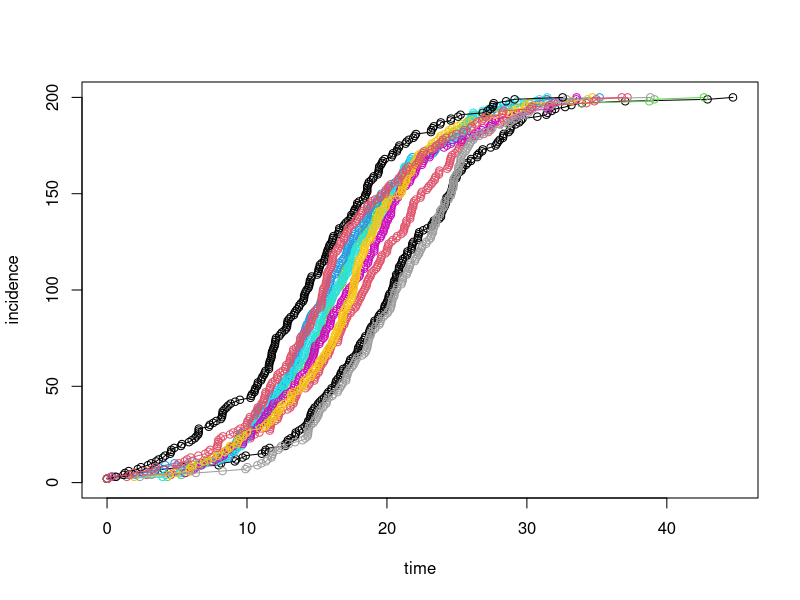
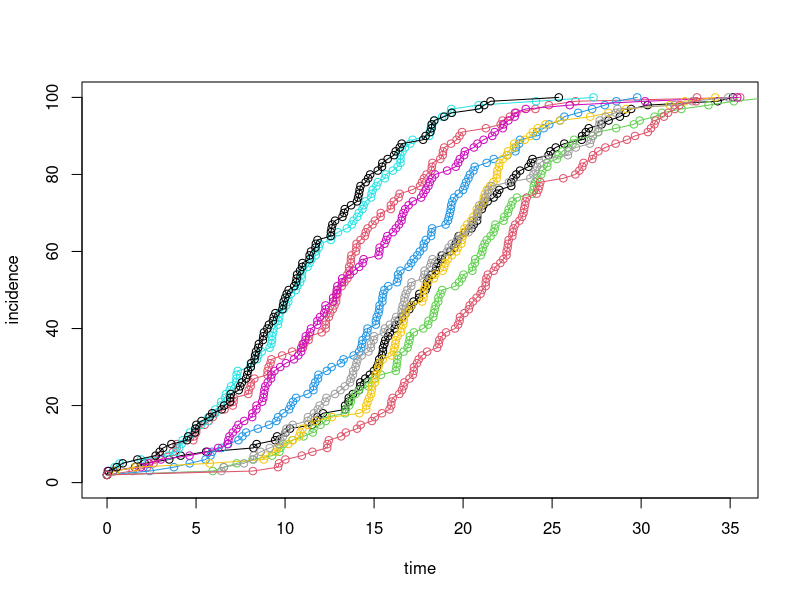
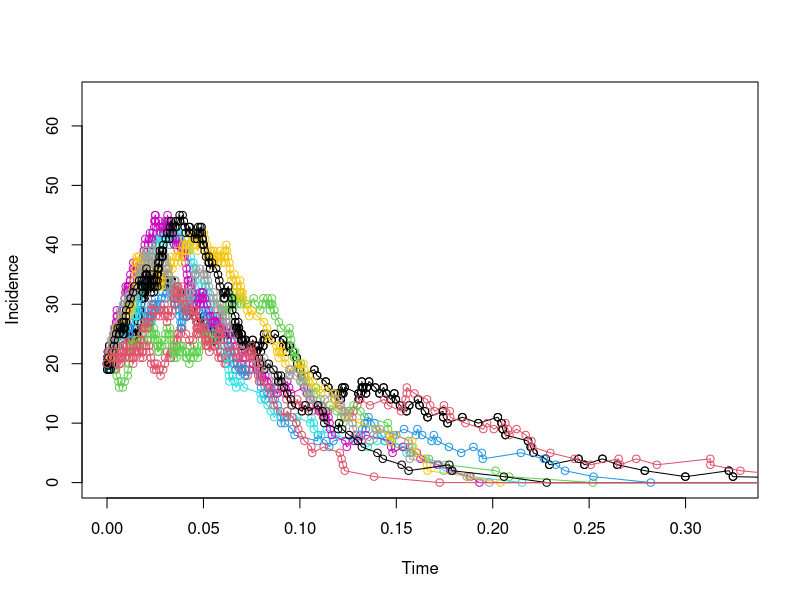

R code for these plots, in order:
#Alexandria Purcell
#May 16 2019
#stochastic simulation 

SI.onestep <- function (x, params) {     #function for one step of the stochastic SI epidemic
  X <- x[2]                             #the second element of x is number of susceptibles X
  Y <- x[3]                             #the third element of x is number of infecteds Y
  with(
    as.list(params),
    {
      new.Y <- Y+1                      #whenever an event occurs we increase infecteds by 1...
      new.X <- X-1                      #and descrease susceptibles by 1
      
      tau <- -log(runif(1))/(params$beta*X*Y/(X+Y)) #exponential random time to next event
      c(tau=tau,X=new.X,Y=new.Y)        #store result
    }
  )
}

SI.model <- function (x, params, nstep) { #function to iterate the stochastic SI for nstep events
  output <- array(dim=c(nstep+1,3))       #set up an array to store all the results
  colnames(output) <- c("time","X","Y")   #name the variables in the array
  output[1,] <- x                         #the first record of the array is the initial condition
  for (k in 1:nstep) {                    #iterate the model for nstep events
    output[k+1,] <- x <- SI.onestep(x,params) #update x and store result
  }
  output                                  #return output
}

set.seed(38499583)                        #set the random seed so results are repeatable
nsims <- 10                               #number of simulations to run
pop.size <- 200                           #total size of the population
Y0 <- 2                                   #initial number infected
nstep <- pop.size-Y0                      #how many steps to run? until everyone infected
xstart <- c(time=0,X=(pop.size-Y0),Y=Y0)  #initial conditions
params <- list(beta=0.3) #parameters
data <- vector(mode='list',length=nsims)  #create a list called ``data'' to store all runs
for (k in 1:nsims) {                      #simulate k different runs
  data[[k]] <- as.data.frame(SI.model(xstart,params,nstep))  #main simulation step
  data[[k]]$cum.time <- cumsum(data[[k]]$time) #calculates the running sum of inter-event intervals
}
max.y<-max(data[[1]]$cum.time)               #find the maximum time any simulation ran (to set x axis)
plot(c(0,pop.size),c(0,pop.size),type='n',xlab='time',ylab='incidence',xlim=c(0,max.y)) #set up plot
for (k in 1:nsims) {                      #loop over each simulation...
  lines(Y~cum.time,data=data[[k]],col=k,type='o')  #to plot
}

##Exercise 1: Experiment with the initial number of infecteds (Y0) and with
  #the total population size (N). What effects do these have on the 
  #predictability of the epidemic? what effects do these have on the 
  #variability of the final outbreak size?

set.seed(38499583)                        #set the random seed so results are repeatable
nsims <- 10                               #number of simulations to run
pop.size <-100                           #total size of the population
Y0 <- 2                                  #initial number infected
nstep <- pop.size-Y0                      #how many steps to run? until everyone infected
xstart <- c(time=0,X=(pop.size-Y0),Y=Y0)  #initial conditions
params <- list(beta=0.3) #parameters
data <- vector(mode='list',length=nsims)  #create a list called ``data'' to store all runs
for (k in 1:nsims) {                      #simulate k different runs
  data[[k]] <- as.data.frame(SI.model(xstart,params,nstep))  #main simulation step
  data[[k]]$cum.time <- cumsum(data[[k]]$time) #calculates the running sum of inter-event intervals
}
max.y<-max(data[[1]]$cum.time)               #find the maximum time any simulation ran (to set x axis)
plot(c(0,pop.size),c(0,pop.size),type='n',xlab='time',ylab='incidence',xlim=c(0,max.y)) #set up plot
for (k in 1:nsims) {                      #loop over each simulation...
  lines(Y~cum.time,data=data[[k]],col=k,type='o')  #to plot
}

#if you keep the initial number of infected the same but decrease the 
  #population size the epidemic becomes more spaced out over time, meaning it is
  #less predictable. If you increase the number infected but maintain the 
  #population size the epidemic becomes more predictable. As you decrease 
  #population size the epidemic size has higher variability while increasing 
  #the population size the epidemic size is less variable. 

SIR.onestep <- function (x, params) {  #function to calculate one step of stochastic SIR
  X <- x[2]                            #local variable for susceptibles
  Y <- x[3]                            #local variable for infecteds
  Z <- x[4]                            #local variable for recovereds
  N <- X+Y+Z                           #total population size (subject to demographic change)
  with(                                #use with as in deterministic model to simplify code
    as.list(params), 
    {
      rates <- c(mu*N, beta*X*Y/N, mu*X, mu*Y, gamma*Y, mu*Z)
      changes <- matrix(c( 1, 0, 0,
                           -1, 1, 0,
                           -1, 0, 0,
                           0,-1, 0,
                           0,-1, 1,
                           0, 0,-1),
                        ncol=3, byrow=TRUE)
      tau <- -log(runif(1)) / sum(rates)   # exponential waiting time
      U <- runif(1)       #uniform random deviate
      m <- min(which(cumsum(rates)>=U*sum(rates)))
      x <- x[2:4] + changes[m,]
      return(out <- c(tau, x))
    }
  )
}
SIR.model <- function (x, params, nstep) {  #function to simulate stochastic SIR
  output <- array(dim=c(nstep+1,4))         #set up array to store results
  colnames(output) <- c("time","X","Y","Z") #name variables
  output[1,] <- x                           #first record of output is initial condition
  for (k in 1:nstep) {                      #iterate for nstep steps
    output[k+1,] <- x <- SIR.onestep(x,params)
  }
  output                                    #return output
}
set.seed(38499583)                #set seed
nsims <- 10                       #number of simulations
pop.size <- 100                   #total population size
Y0 <- 20                          #initial number infected
X0 <- round(0.9*pop.size)        #initial number suscepitlble (~90% of population)
nstep <- 1600                     #number of events to simulate
xstart <- c(time=0,X=X0,Y=Y0,Z=pop.size-X0-Y0) #initial conditions
params <- list(mu=0.00001,beta=60,gamma=365/13) #parameters
data <- vector(mode='list',length=nsims) #initialize list to store the output
for (k in 1:nsims) {              #simulate nsims times
  data[[k]] <- as.data.frame(SIR.model(xstart,params,nstep))
  data[[k]]$cum.time <- cumsum(data[[k]]$time)
}
max.time<-data[[1]]$cum.time[max(which(data[[1]]$Y>0))] #maximum time in first simulation
max.y<-1.8*max(data[[1]]$Y)       #find max infected in run 1 and increase by 80% for plot
plot(Y~cum.time,data=data[[1]],xlab='Time',ylab='Incidence',col=1,xlim=c(0,max.time),ylim=c(0,max.y))
for (k in 1:nsims) {              #add multiple epidemics to plot
  lines(Y~cum.time,data=data[[k]],col=k,type='o')
}

#Exercise 2: Experiment with the initial number of infected and the total 
  #population size. What effects do these have on the predictability
  #of the epidemic?
#if you increase the number of initially infected the epidemic ends sooner
  #meaning that majority of individuals are already infected earlier. 
  #and the epidemic is more predictable. 
#if you increase the population size the more unpredictable the epidemic
  #and the more time it will take for majority of individuals to 
  #become infected. 
#if you decrease the number of initially infected the epidemic is more 
  #unpredictable and the lonber it takes for the majority of 
  #individuals to become infected. 

